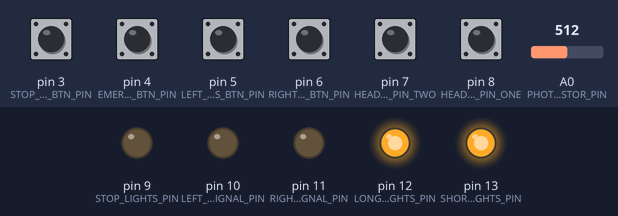
Simulated run of this sketch. Board: Arduino Uno, built with avr-gcc and run on an emulated ATmega328P. Parts: output pins drawn as LEDs (lit = HIGH). Dashed ring = blinking. The test bench sets the inputs (shaded band); at power-on: pin 7 (HEAD_LIGHTS_BTN_PIN_TWO) HIGH, pin 3 (STOP_LIGHTS_BTN_PIN), pin 4 (EMERGENCY_LIGHTS_BTN_PIN), pin 5 (LEFT_TURN_LIGHTS_BTN_PIN), pin 6 (RIGHT_TURN_LIGHTS_BTN_PIN), pin 8 (HEAD_LIGHTS_BTN_PIN_ONE) LOW, A0 (PHOTO_RESISTOR_PIN) = 512.

Above: at 1.2 s.
1.3 s: pin 3 (STOP_LIGHTS_BTN_PIN) pulled HIGH for 0.15 s
At 1.37 s:
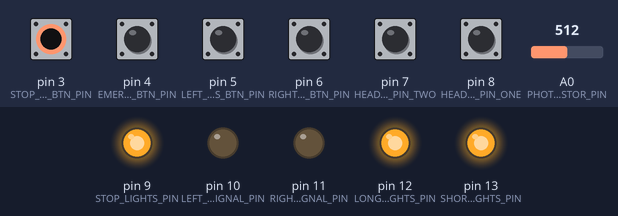
2.9 s: pin 4 (EMERGENCY_LIGHTS_BTN_PIN) pulled HIGH for 1 s
At 3.14 s:
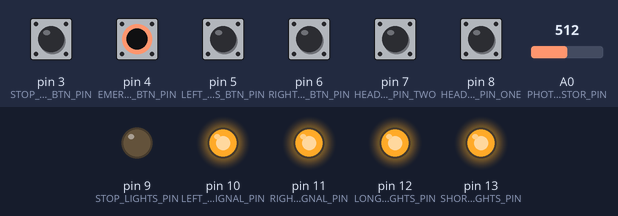
5.4 s: pin 7 (HEAD_LIGHTS_BTN_PIN_TWO) pulled LOW for 0.15 s
At 5.47 s:
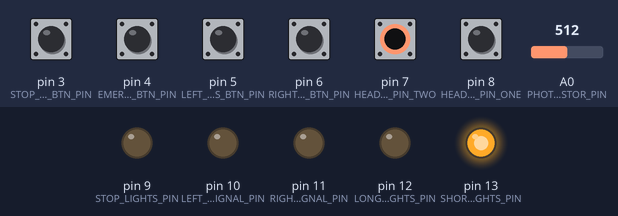
7.0 s: pin 8 (HEAD_LIGHTS_BTN_PIN_ONE) pulled HIGH for 0.15 s
At 7.07 s:
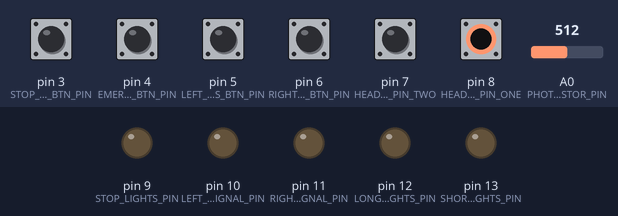
8.6 s: pin 3 (STOP_LIGHTS_BTN_PIN) driven HIGH and pin 4 (EMERGENCY_LIGHTS_BTN_PIN) driven HIGH
At 8.84 s:
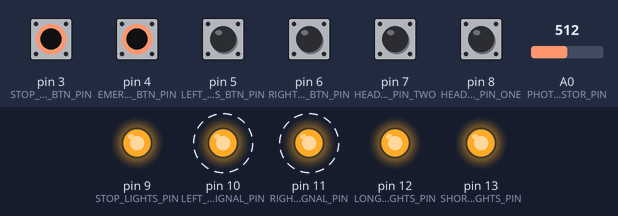
11.6 s: pin 7 (HEAD_LIGHTS_BTN_PIN_TWO) pulled LOW for 1 s
At 11.85 s:
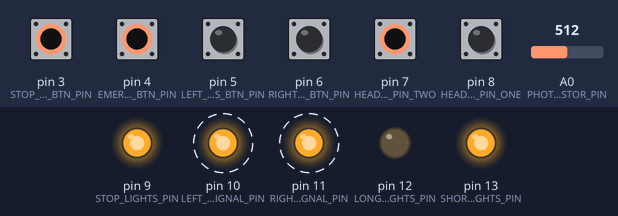
Timing chart, 0 to 42.6 s (numbered marks = the images above; inputs shaded):
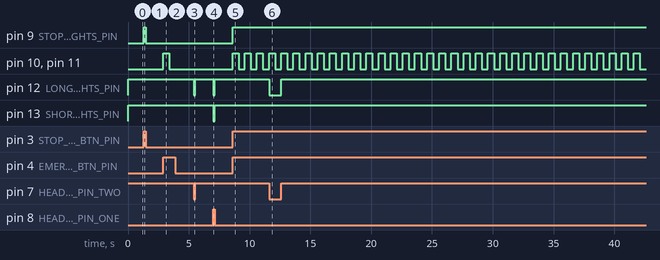

Measured:
- after the input at 1.3 s, pin 9 (STOP_LIGHTS_PIN): LOW → HIGH at once, → LOW 0.15 s later
- after the input at 2.9 s, pin 10 (LEFT_TURN_SIGNAL_PIN), pin 11 (RIGHT_TURN_SIGNAL_PIN): LOW → HIGH at once, → LOW 0.50 s later
- after the input at 5.4 s, pin 12 (LONG_LIGHTS_PIN): HIGH → LOW at once, → HIGH 0.15 s later
- after the input at 7.0 s, pin 12 (LONG_LIGHTS_PIN), pin 13 (SHORT_LIGHTS_PIN): HIGH → LOW at once, → HIGH 0.15 s later
- after the input at 8.6 s, pin 9 (STOP_LIGHTS_PIN): LOW → HIGH at once; pin 10 (LEFT_TURN_SIGNAL_PIN), pin 11 (RIGHT_TURN_SIGNAL_PIN): alternates HIGH for 0.50 s and LOW for 0.50 s, starting at once
- after the input at 11.6 s, pin 12 (LONG_LIGHTS_PIN): HIGH → LOW at once, → HIGH 1.0 s later

The sketch:

FLASH.ino
```cpp
#include "Flasher.h"

//Constants
const int TURN_LIGHT_FLASH_DURATION = 500;
const int PHOTO_RESISTOR_WORKING_VALUE = 100;

const int PHOTO_RESISTOR_PIN = A0;

const int SHORT_LIGHTS_PIN = 13;
const int LONG_LIGHTS_PIN = 12;
const int RIGHT_TURN_SIGNAL_PIN = 11;
const int LEFT_TURN_SIGNAL_PIN = 10;
const int STOP_LIGHTS_PIN = 9;

const int HEAD_LIGHTS_BTN_PIN_ONE = 8;
const int HEAD_LIGHTS_BTN_PIN_TWO = 7;
const int RIGHT_TURN_LIGHTS_BTN_PIN = 6;
const int LEFT_TURN_LIGHTS_BTN_PIN = 5;
const int EMERGENCY_LIGHTS_BTN_PIN = 4;
const int STOP_LIGHTS_BTN_PIN = 3;

//Local values
int photoResistorValue = 0;
bool isInEmergencyMode = false;
bool isInAutoLightMode = false;

//Used for blinking effect of the LEDs
Flasher rightTurnSignal(RIGHT_TURN_SIGNAL_PIN, TURN_LIGHT_FLASH_DURATION, TURN_LIGHT_FLASH_DURATION);
Flasher leftTurnSignal(LEFT_TURN_SIGNAL_PIN, TURN_LIGHT_FLASH_DURATION, TURN_LIGHT_FLASH_DURATION);

/**
 * The setup function where the input and output pins are initialized.
 */
void setup() {
  Serial.begin(9600);
  // initialize photo resistor pin
  pinMode(PHOTO_RESISTOR_PIN, INPUT);
  // initialize diod pins
  pinMode(SHORT_LIGHTS_PIN, OUTPUT);
  pinMode(LONG_LIGHTS_PIN, OUTPUT);
  pinMode(STOP_LIGHTS_PIN, OUTPUT);
  // initialize btn pins
  pinMode(HEAD_LIGHTS_BTN_PIN_ONE, INPUT);
  pinMode(HEAD_LIGHTS_BTN_PIN_TWO, INPUT);
  pinMode(RIGHT_TURN_LIGHTS_BTN_PIN, INPUT);
  pinMode(LEFT_TURN_LIGHTS_BTN_PIN, INPUT);
  pinMode(EMERGENCY_LIGHTS_BTN_PIN, INPUT);
  pinMode(STOP_LIGHTS_BTN_PIN, INPUT);
}

/**
 * The loop function runs over and over again forever.
 */
void loop() {
  lightDetection();
  headLights();
  turnLights();
  emergencyLights();
  stopLights();
}

/**
 * This function detects the level of light using the input data from a photoresistor.
 * If the value from the photoresistor is lower or equal than PHOTO_RESISTOR_WORKING_VALUE
 * the lights of the car will be switched on.
 */
void lightDetection(){
  photoResistorValue = analogRead(PHOTO_RESISTOR_PIN);
  if(photoResistorValue <= PHOTO_RESISTOR_WORKING_VALUE){
    isInAutoLightMode = true;
    digitalWrite(SHORT_LIGHTS_PIN, HIGH);
  }else{
    if(isInAutoLightMode){
      isInAutoLightMode = false;
    }
  }
}

/**
 * This function is controling the short and long lights of the car, depending on the state
 * of the 3 way switch.
 * Left State - OFF
 * Middle State - SHORT LIGHTS
 * Right State - SHORT & LONG LIGHTS
 */
void headLights(){
  if(!isInAutoLightMode){
    if(digitalRead(HEAD_LIGHTS_BTN_PIN_ONE) == HIGH){
      digitalWrite(SHORT_LIGHTS_PIN, LOW);
      digitalWrite(LONG_LIGHTS_PIN, LOW);
    }else if(digitalRead(HEAD_LIGHTS_BTN_PIN_ONE) == LOW && digitalRead(HEAD_LIGHTS_BTN_PIN_TWO) == LOW){
      digitalWrite(SHORT_LIGHTS_PIN, HIGH);
      digitalWrite(LONG_LIGHTS_PIN, LOW);
    }else{
      digitalWrite(SHORT_LIGHTS_PIN, HIGH);
      digitalWrite(LONG_LIGHTS_PIN, HIGH);
    }
  }else{
    if(digitalRead(HEAD_LIGHTS_BTN_PIN_TWO) == HIGH){
     digitalWrite(LONG_LIGHTS_PIN, HIGH);
    }else{
      digitalWrite(LONG_LIGHTS_PIN, LOW);
   }
  }
}

/**
 * The function is controling the turn lights of the car(with blink effect),
 * depending on the state of the 3 way switch.
 * Left State - Left Turn Lights
 * Middle State - OFF
 * Right State - Right Turn Lights
 */
void turnLights(){
  if(!isInEmergencyMode){
    if(digitalRead(LEFT_TURN_LIGHTS_BTN_PIN)== HIGH){
      leftTurnSignal.startFlashing();
    }else{
      leftTurnSignal.stopFlashing();
    }
    if(digitalRead(RIGHT_TURN_LIGHTS_BTN_PIN) == HIGH){
      rightTurnSignal.startFlashing();
    }else{
      rightTurnSignal.stopFlashing();
    }
  }
}

/**
 * The function is controling the emergency lights of the car(with blink effect). They are
 * with highe preority of the turn lights and have two states - ON and OFF.
 */
void emergencyLights(){
  if(digitalRead(EMERGENCY_LIGHTS_BTN_PIN) == HIGH){
    if(!isInEmergencyMode){
      isInEmergencyMode = true;
      leftTurnSignal.stopFlashing();
      rightTurnSignal.stopFlashing();
    }
    leftTurnSignal.startFlashing();
    rightTurnSignal.startFlashing();
  }else{
    if(isInEmergencyMode){
      isInEmergencyMode = false;
      leftTurnSignal.stopFlashing();
      rightTurnSignal.stopFlashing();
    }
  }
}

/**
 * This function is controling the stop lights of the car.
 * As long as the break of the car is pressed the light will be ON.
 * Other ways they are OFF.
 */
void stopLights(){
  if(digitalRead(STOP_LIGHTS_BTN_PIN) == HIGH){
    digitalWrite(STOP_LIGHTS_PIN, HIGH);
  }else{
    digitalWrite(STOP_LIGHTS_PIN, LOW);
  }
}
```

Flasher.cpp
```cpp
/**
* Flasher.cpp
* Purpose: The class represents multy task work in the
* arduino environment. It's purpose is two flash an LED.
* @author Stoian Ianev
* @version 1.0 6/06/16
*/

#include "Flasher.h"
#if ARDUINO >= 100
#include "Arduino.h"
#else
#include "WProgram.h"
#endif

// Constructor - creates a Flasher
// and initializes the member variables and state
Flasher::Flasher(int pin, long on, long off){
  ledPin = pin;
  pinMode(ledPin, OUTPUT);

  onTime = on;
  offTime = off;

  ledState = LOW;
  previousMillis = 0;
}

/**
* The function starts the flashing of the LED. The flashing is done depending on
* the current time and the previous time interval from the last flash.
*/
void Flasher::startFlashing(){
  // check to see if it's time to change the state of the LED
  unsigned long currentMillis = millis();

  if((ledState == HIGH) && (currentMillis - previousMillis >= onTime))
  {
    changeState(LOW, currentMillis);
  }
  else if ((ledState == LOW) && (currentMillis - previousMillis >= offTime))
  {
    changeState(HIGH, currentMillis);
  }
}

/**
* The functions assigns LOW value to the state of the LED and stops the flashing.
*/
void Flasher::stopFlashing(){
  changeState(LOW, offTime);
}

/**
* The function makes prevous time to be equal to
* current time. Also changes the state of the LED. From HIGH to LOW and
* vice versa.
*/
void Flasher::changeState(int state, long currentMillis){
  ledState = state;  // change led state
  previousMillis = currentMillis;   // Remember the time
  digitalWrite(ledPin, ledState);   // Update the actual LED
}
```

Flasher.h
```cpp
/**
* Flasher.h
* Purpose: This is the interface for Flasher.cpp.
* @author Stoian Ianev
* @version 1.0 6/06/16
*/

#ifndef ADD_H
#define ADD_H

class Flasher{
  // Class Member Variables
  // These are initialized at startup
  private:
  int ledPin;      // the number of the LED pin
  long onTime;     // milliseconds of on-time
  long offTime;    // milliseconds of off-time

  // These maintain the current state
  int ledState;                 // ledState used to set the LED
  unsigned long previousMillis;   // will store last time LED was updated

  public:
  //Constructor
	Flasher(int pin, long on, long off);
	/**
    * The function starts the flashing of the LED.
    */
	void startFlashing();
	/**
    * The functions stops the flashing of the LED.
    */
	void stopFlashing();

  private:
    /**
    * Changes the state of the LED. From HIGH to LOW and
    * vice versa.
    */
	void changeState(int state, long currentMillis);
};
#endif
```
